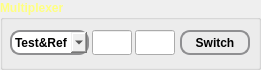
  <widget class="QGroupBox" name="groupBox_14">
   <property name="geometry">
    <rect>
     <x>520</x>
     <y>10</y>
     <width>261</width>
     <height>70</height>
    </rect>
   </property>
   <property name="palette">
    <palette>
     <active>
      <colorrole role="WindowText">
       <brush brushstyle="SolidPattern">
        <color alpha="255">
         <red>255</red>
         <green>255</green>
         <blue>127</blue>
        </color>
       </brush>
      </colorrole>
     </active>
     <inactive>
      <colorrole role="WindowText">
       <brush brushstyle="SolidPattern">
        <color alpha="255">
         <red>255</red>
         <green>255</green>
         <blue>127</blue>
        </color>
       </brush>
      </colorrole>
     </inactive>
     <disabled>
      <colorrole role="WindowText">
       <brush brushstyle="SolidPattern">
        <color alpha="255">
         <red>116</red>
         <green>116</green>
         <blue>116</blue>
        </color>
       </brush>
      </colorrole>
     </disabled>
    </palette>
   </property>
   <property name="font">
    <font>
     <weight>75</weight>
     <bold>true</bold>
    </font>
   </property>
   <property name="title">
    <string>Multiplexer</string>
   </property>
   <widget class="QComboBox" name="comboBox_12">
    <property name="geometry">
     <rect>
      <x>10</x>
      <y>30</y>
      <width>79</width>
      <height>25</height>
     </rect>
    </property>
    <property name="font">
     <font>
      <weight>75</weight>
      <bold>true</bold>
     </font>
    </property>
    <property name="styleSheet">
     <string notr="true"> QComboBox {
     border: 2px solid #8f8f91;
     border-radius: 10px;
     background-color: qlineargradient(x1: 0, y1: 0, x2: 0, y2: 1,
                                       stop: 0 #f6f7fa, stop: 1 #dadbde);
 }
</string>
    </property>
    <item>
     <property name="text">
      <string>Test&amp;Ref</string>
     </property>
    </item>
    <item>
     <property name="text">
      <string>Test</string>
     </property>
    </item>
    <item>
     <property name="text">
      <string>Ref</string>
     </property>
    </item>
   </widget>
   <widget class="QLineEdit" name="lineEdit_57">
    <property name="geometry">
     <rect>
      <x>92</x>
      <y>30</y>
      <width>40</width>
      <height>25</height>
     </rect>
    </property>
    <property name="font">
     <font>
      <weight>75</weight>
      <bold>true</bold>
     </font>
    </property>
   </widget>
   <widget class="QLineEdit" name="lineEdit_58">
    <property name="geometry">
     <rect>
      <x>135</x>
      <y>30</y>
      <width>40</width>
      <height>25</height>
     </rect>
    </property>
    <property name="font">
     <font>
      <weight>75</weight>
      <bold>true</bold>
     </font>
    </property>
   </widget>
   <widget class="QPushButton" name="pushButton_5">
    <property name="geometry">
     <rect>
      <x>180</x>
      <y>30</y>
      <width>70</width>
      <height>25</height>
     </rect>
    </property>
    <property name="font">
     <font>
      <weight>75</weight>
      <bold>true</bold>
     </font>
    </property>
    <property name="styleSheet">
     <string notr="true"> QPushButton {
     border: 2px solid #8f8f91;
     border-radius: 10px;
     background-color: qlineargradient(x1: 0, y1: 0, x2: 0, y2: 1,
                                       stop: 0 #f6f7fa, stop: 1 #dadbde);
 }

 QPushButton:pressed {
     background-color: qlineargradient(x1: 0, y1: 0, x2: 0, y2: 1,
                                       stop: 0 #dadbde, stop: 1 #f6f7fa);
 }

 QPushButton:flat {
     border: none; /* no border for a flat push button */
 }

 QPushButton:default {
     border-color: navy; /* make the default button prominent */
 }</string>
    </property>
    <property name="text">
     <string>Switch</string>
    </property>
   </widget>
  </widget>
